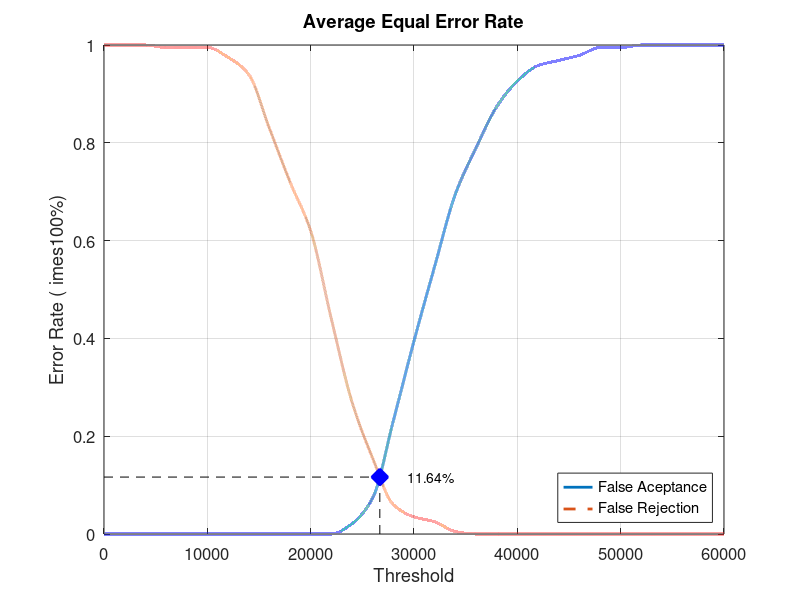
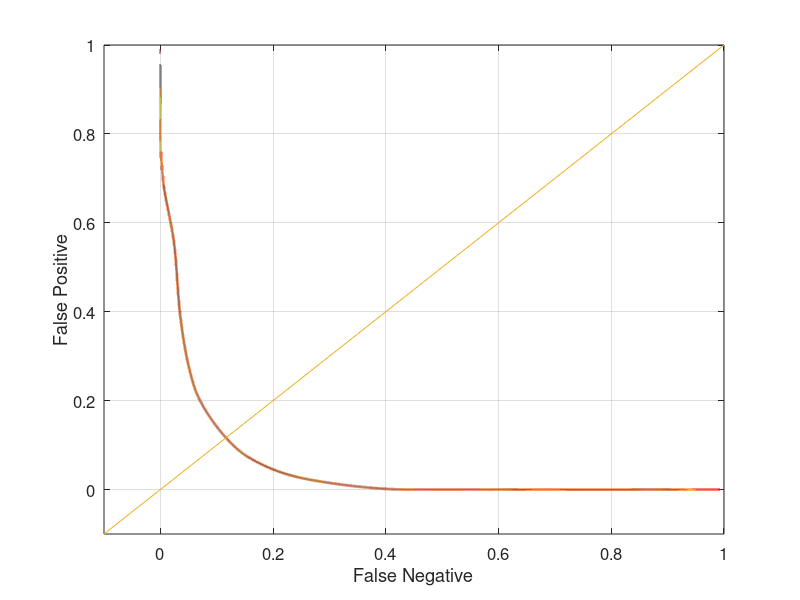

Recreate these plots in MATLAB, in order.
close all;
clear;
clc;
x = 0:2000:60000;
xq = 0:0.5:60000;

y0 = [0 0 0 0 0 0 0 0 0 0 0 0 0.0210526 0.0736842 0.231579 0.394737 0.547368 0.694737 0.789474 0.873684 0.926316 0.957895 0.968421 0.978947 0.994737 0.994737 1 1 1 1 1]
yy0 = interp1(x, y0, xq, 'pchip');
y1 = [1 1 1 0.995 0.995 0.995 0.975 0.94 0.83 0.72 0.62 0.44 0.27 0.155 0.06 0.035 0.025 0.005 0 0 0 0 0 0 0 0 0 0 0 0 0]
yy1 = interp1(x, y1, xq, 'pchip');

% Calculating EER: 
y2 = abs(y0 - y1);
find(y2 == min(y2))
yy2 = abs(yy0 - yy1);
xEER = find(yy2 == min(yy2));
xEERIndex = xq(xEER) % X-axis EER
yEER = yy0(xEER) % Y-axis EER

main = figure
plot(xq, yy0,'-','LineWidth', 2);	hold on
plot(xq, yy1,'--','LineWidth', 2);	hold on
plot([xEERIndex xEERIndex], [0 yEER], 'k--');	hold on
plot([0 xEERIndex], [yEER yEER], 'k--');	hold on
plot(xEERIndex, yEER, 'bx', 'LineWidth', 10);	hold on
text(xEERIndex + 10 * xEERIndex / 100, yEER, [num2str(round((10000 * yEER)) / 100) '%'])
legend('False Aceptance', 'False Rejection', 'Location', 'SouthEast')
xlabel('Threshold')
ylabel('Error Rate (	imes100%)')
title('Average Equal Error Rate')
set(gca, 'FontSize', 12)
axis([0 60000 0 1])
grid on

print(main, 'Database4_4Main', '-dpng');
FNRxFPR = figure('Color', [1 1 1]);
plot(yy1, yy0, '-', yy1, yy0, 'LineWidth', 2);
hold on
y = -0.1:0.1:1
plot(y, y); 
set(gca, 'FontSize', 12)
xlabel('False Negative')
ylabel('False Positive')
axis([-0.1 1 -0.1 1])
set(gca, 'FontSize', 12)
grid on

print(FNRxFPR, 'Database4_4FNRxFPR','-dpng');
